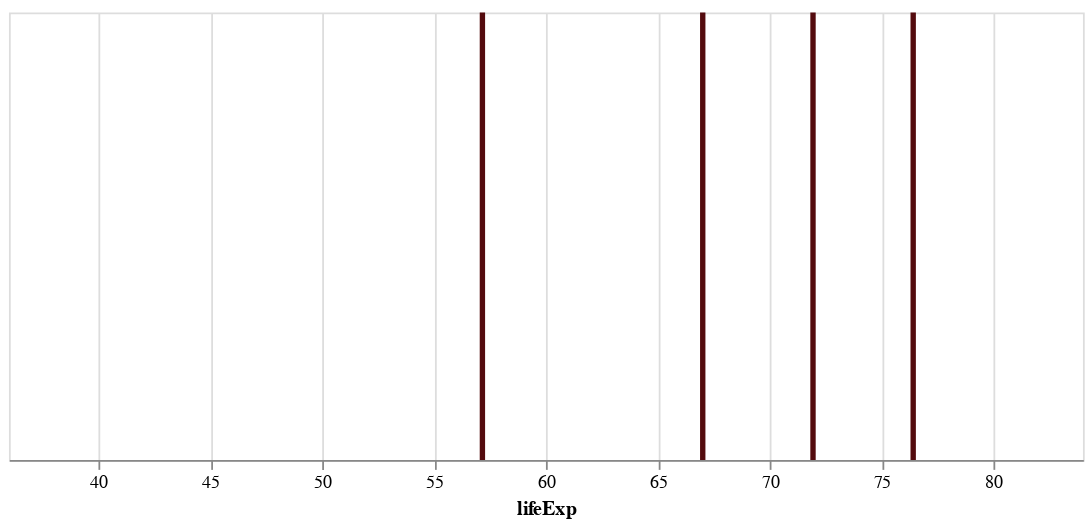

Source (notebook cell):
### Markdown cell above
## Creating the Graphical Layer

### Code cell
# create structure rules
layer_graphical = (
    alt.Chart(df_summary)
    .mark_rule(
        color = c_cp[4],
        size = 3
    )
    .encode(
        #color = "color:O",
        x = alt.X("lifeExp:Q", scale = alt.Scale(domain = (36, 84)))
    )
    .properties(
        width = c_chart_width,
        height = c_chart_height
    )
)
layer_graphical

### Figure 1 — Vega-Lite specification as saved in the notebook (floating-point values rounded to 4 significant figures)
{"config": {"view": {"continuousWidth": 400, "continuousHeight": 300}}, "data": {"name": "data-64e53adbfca66662a1e83688e50fbabf"}, "mark": {"type": "rule", "color": "#540b0e", "size": 3}, "encoding": {"x": {"type": "quantitative", "field": "lifeExp", "scale": {"domain": [36, 84]}}}, "height": 250, "width": 600, "$schema": "https://vega.github.io/schema/vega-lite/v4.8.1.json", "datasets": {"data-64e53adbfca66662a1e83688e50fbabf": [{"index": "mean", "year": 2007.0, "lifeExp": 67.01, "pop": 44020000.0, "gdpPercap": 11680.0, "lifeExpRounded": "67.0", "label": "Mean", "color": "#e09f3e", "labelValue": "Mean 67.0", "labelValueLineBreak": "Mean\n67.0"}, {"index": "25%", "year": 2007.0, "lifeExp": 57.16, "pop": 4508000.0, "gdpPercap": 1625.0, "lifeExpRounded": "57.2", "label": "Q1", "color": "#9e2a2b", "labelValue": "Q1 57.2", "labelValueLineBreak": "Q1\n57.2"}, {"index": "50%", "year": 2007.0, "lifeExp": 71.94, "pop": 10520000.0, "gdpPercap": 6124.0, "lifeExpRounded": "71.9", "label": "Median", "color": "#540b0e", "labelValue": "Median 71.9", "labelValueLineBreak": "Median\n71.9"}, {"index": "75%", "year": 2007.0, "lifeExp": 76.41, "pop": 31210000.0, "gdpPercap": 18010.0, "lifeExpRounded": "76.4", "label": "Q3", "color": "#e09f3e", "labelValue": "Q3 76.4", "labelValueLineBreak": "Q3\n76.4"}]}}
